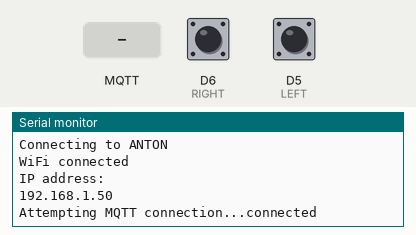
Simulated run of this sketch. Board: ESP8266 (NodeMCU). Shown: the last lines printed to the serial monitor. The test bench sets the inputs (shaded band); at power-on: D6 (RIGHT) HIGH, D5 (LEFT) HIGH. WiFi joins after 1.5 s; servers stay silent unless stated; no MQTT or app messages arrive unless stated.

Above: at 2.7 s.
2.8 s: MQTT message "1" arrives on the first subscribed topic
At 4.2 s:
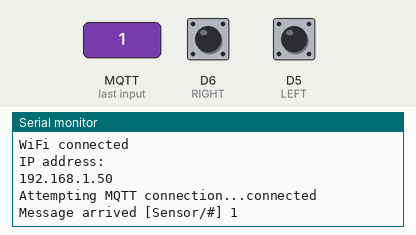
5.0 s: MQTT message "on" arrives on the first subscribed topic
At 6.7 s:
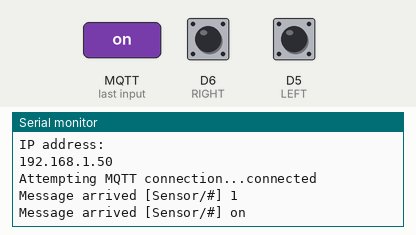
7.0 s: MQTT message "off" arrives on the first subscribed topic
At 8.5 s:
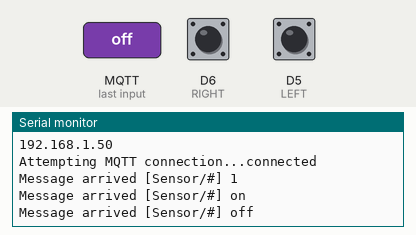

The sketch:

Sensor.ino
```cpp
//Librarias Placa y MQTT
#include <ESP8266WiFi.h>
#include <PubSubClient.h>

//Archivo configuracion
#include "Config.h"

//Agregar archivo
//#include "Anemometro.h"
#include "Pluviometro.h"

WiFiClient espClient;
PubSubClient client(espClient);
long lastMsg = 0;
char msg[50];

void setup() {
  iniciar();
  Serial.begin(115200);
  setup_wifi();
  client.setServer(mqtt_server, 1883);
  client.setCallback(callback);
}

void setup_wifi() {
  delay(10);
  //Eliminar
  // We start by connecting to a WiFi network
  Serial.print("Connecting to ");
  Serial.println(ssid);

  WiFi.begin(ssid, password);

  while (WiFi.status() != WL_CONNECTED) {
    delay(500);
  }
  //Eliminar221
  Serial.println("");
  Serial.println("WiFi connected");
  Serial.println("IP address: ");
  Serial.println(WiFi.localIP());
}

void callback(char* topic, byte* payload, unsigned int length) {
  Serial.print("Message arrived [");
  Serial.print(topic);
  Serial.print("] ");
  for (int i = 0; i < length; i++) {
    Serial.print((char)payload[i]);
  }
  Serial.println();
  //++value;
  snprintf (msg, 75,"m %d", obtenerValor());
  client.publish(pathStation, msg);
}

void reconnect() {
  // Loop until we're reconnected
  while (!client.connected()) {
    Serial.print("Attempting MQTT connection...");
    // Attempt to connect
    if (client.connect("ESP8266Client")) {
      Serial.println("connected");
      // Once connected, publish an announcement...
      client.publish(pathStation, "Enviando el primer mensaje");
      // ... and resubscribe
      client.subscribe(pathSense);
    } else {
      Serial.print("failed, rc=");
      Serial.print(client.state());
      Serial.println(" try again in 5 seconds");
      // Wait 5 seconds before retrying
      delay(5000);
    }
  }
}

void loop() {
  if (!client.connected()) {
    reconnect();
  }
  client.loop();
  delay(1000);
}
```

Pluviometro.h
```cpp
//Pin define
#define LEFT D5
#define RIGHT D6

//Path que va a leer la estacion central
#define pathStation "estacion/Pluviometro"

//Declaración de variables
int contador;
bool lado;

//Metodos de procesamiento
//Limpia el contador
void reset(){
  contador = 0;
}

//Cambia el estado del balancin
void stateChange(){
  lado = !lado;
}

//procesa los datos
int procesar(){
  int temp = contador * 5;
  reset();
  return temp;
}

//Llama a procesamiento, limpia las variables y regresa el dato resultante
int obtenerValor(){
  return procesar();
}

//Metodos que sirve para la interrupcion
void left(){
  if(lado){
    contador++;
    stateChange();
  }
}

void right(){
  if(!lado){
    contador++;
    stateChange();
  }
}

/*Metodo inial, contiene las declaraciones de los pines
Las interrupciones y la asignacion de datos a variables*/
void iniciar(){
  pinMode(LEFT, INPUT_PULLUP);
  pinMode(RIGHT, INPUT_PULLUP);

  attachInterrupt(LEFT, left, RISING);
  attachInterrupt(RIGHT, right, RISING);

  lado = true;
  reset();
}
```

Config.h
```cpp
const char* ssid = "ANTON";
const char* password = "!GabyDany*!";
const char* mqtt_server = "192.168.1.28";

#define pathSense "Sensor/#"
```

Measured:
- after the input at 2.8 s, the serial monitor: prints a new line after 0.77 s (image 1)
- after the input at 5.0 s, the serial monitor: prints a new line after 0.57 s (image 2)
- after the input at 7.0 s, the serial monitor: prints a new line after 0.57 s (image 3)
